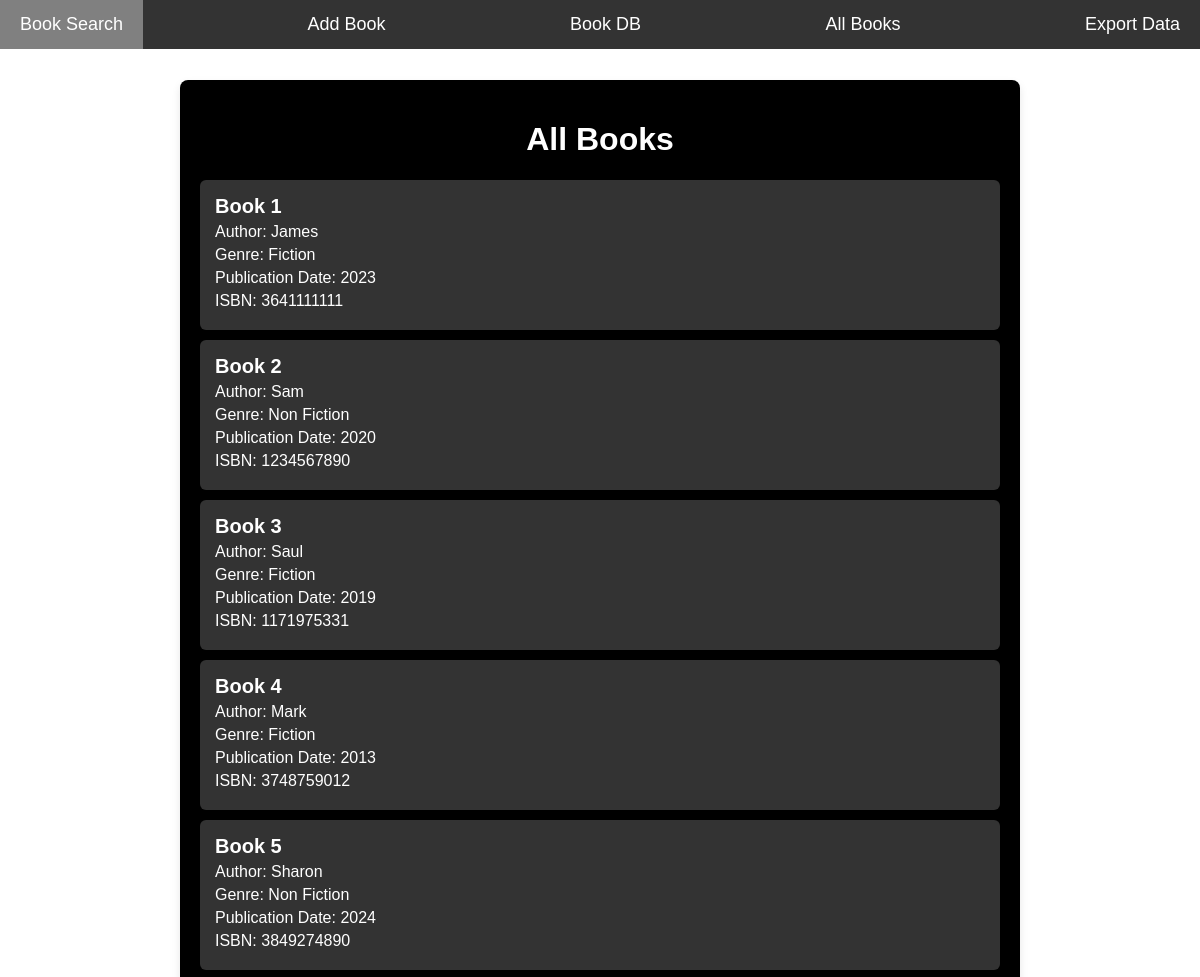
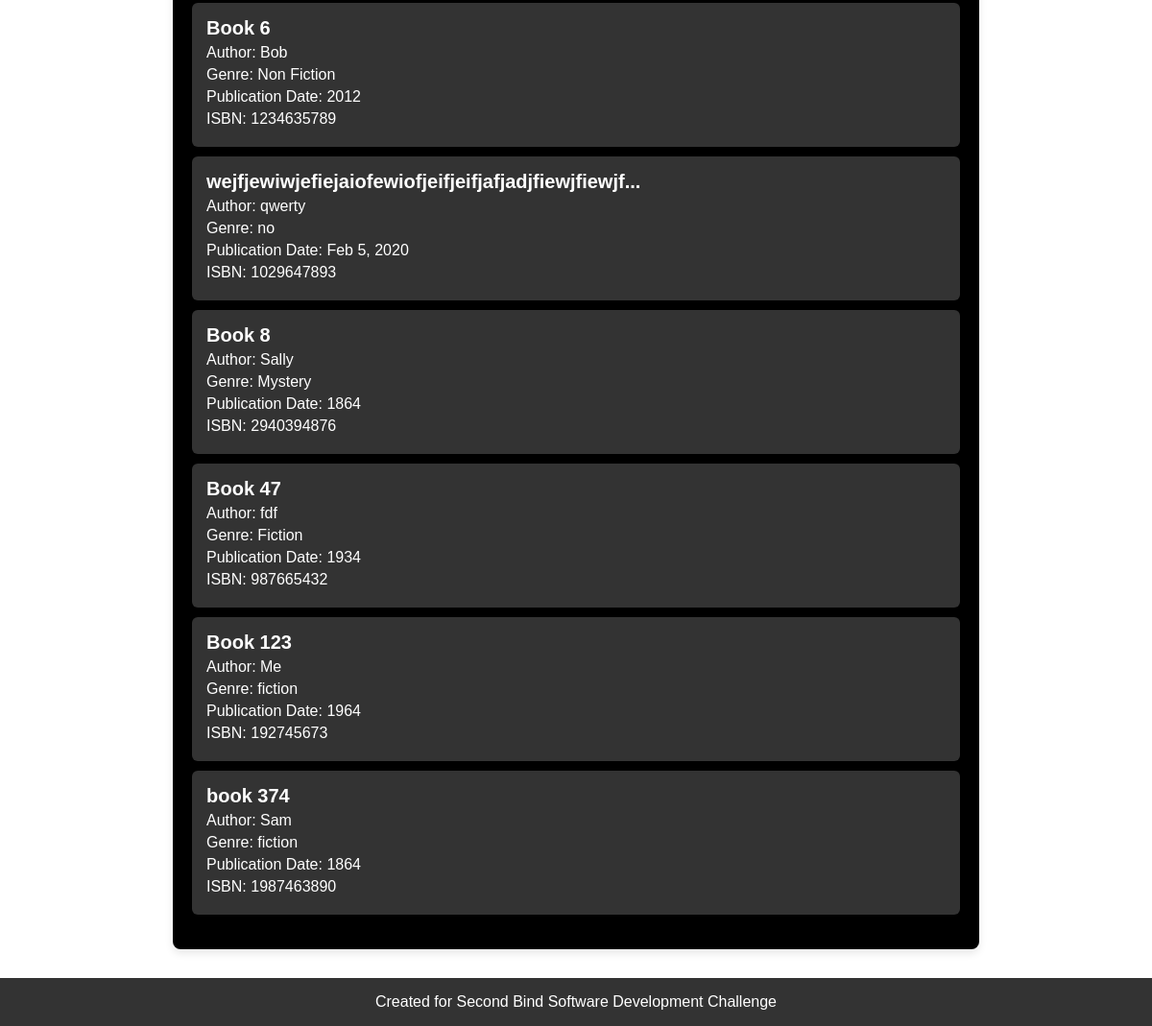
Page /list_books on the committed database (2 pictures, top to bottom).
### tables this page shows
CREATE TABLE "Inventory" (`ID` INTEGER PRIMARY KEY AUTOINCREMENT UNIQUE NOT NULL, `Title` TEXT NOT NULL, `Author` TEXT NOT NULL, `Genre` TEXT NOT NULL, `Publication Date` TEXT NOT NULL, `ISBN` INTEGER (10) UNIQUE NOT NULL);

### app.py (the view)
@app.route("/list_books")
def list_books():
    con = sqlite3.connect("books.db")
    cur = con.cursor()
    cur.execute("SELECT * FROM Inventory")
    result = cur.fetchall()
    con.close()
    return render_template("list_books.html", result=result)

### templates/list_books.html (shortened to what this page needs)
<!DOCTYPE html>
<html lang="en">
<head>
    <link rel="stylesheet" href="{{ url_for('static', filename='style.css') }}">
</head>
<body>
    <div class="navbar">
        <a href="{{ url_for('search_books') }}">Book Search</a>
        <a href="{{ url_for('add_book') }}">Add Book</a>
        <a href="{{ url_for('home') }}">Book DB</a>
        <a href="{{ url_for('list_books') }}">All Books</a>
        <a href="{{ url_for('export_data') }}">Export Data</a>
    </div>
    <div class="container">
        <h1>All Books</h1>
        <ul>
            {% for row in result %}
            <li>
                <h3>{{ row[1][:50] }}{% if row[1]|length > 50 %}...{% endif %}</h3>
                <p>Author: {{ row[2] }}</p>
                <p>Genre: {{ row[3] }}</p>
                <p>Publication Date: {{ row[4] }}</p>
                <p>ISBN: {{ row[5] }}</p>
            </li>
            {% endfor %}
        </ul>
    </div>
    <div class="footerSpace"></div>
    <footer>
        <p>Created for Second Bind Software Development Challenge</p>
    </footer>
</body>
</html>

### static/style.css (style rules this page uses)
html, body { height: 100%; font-family: 'Arial', sans-serif; margin: 0; padding: 0; background-image: url("https://collegeinfogeek.com/wp-content/uploads/2018/11/Essential-Books.jpg"); background-size: cover; background-position: center center; background-attachment: fixed; color: white; overflow: auto; }
.navbar { position: fixed; top: 0; width: 100%; display: flex; justify-content: space-between; align-items: center; background-color: #333; overflow: hidden; }
.navbar a { float: left; display: block; color: white; text-align: center; padding: 14px 20px; text-decoration: none; font-size: 18px; }
.container { padding: 20px; margin: 0 auto; max-width: 800px; background-color: black; box-shadow: 0 4px 8px rgba(0, 0, 0, 0.1); border-radius: 8px; margin-top: 80px; }
h1 { text-align: center; color: white; }
ul { list-style-type: none; padding: 0; }
ul li { background-color: #333; margin: 10px 0; padding: 15px; border-radius: 6px; box-shadow: 0 1px 3px rgba(0, 0, 0, 0.1); }
ul li h3 { margin: 0; font-size: 20px; color: white; }
ul li p { margin: 5px 0; color: #ffffff; }
.footerSpace { height: 80px; }
footer { width: 100%; background-color: #333; color: white; padding: 0px; text-align: center; justify-content: center; position: fixed; bottom: 0; }

### rows in the picture
Inventory: Title "Book 1", Author "James", Genre "Fiction", Publication Date "2023", ISBN "3641111111"
Inventory: Title "Book 2", Author "Sam", Genre "Non Fiction", Publication Date "2020", ISBN "1234567890"
Inventory: Title "Book 3", Author "Saul", Genre "Fiction", Publication Date "2019", ISBN "1171975331"
Inventory: Title "Book 4", Author "Mark", Genre "Fiction", Publication Date "2013", ISBN "3748759012"
Inventory: Title "Book 5", Author "Sharon", Genre "Non Fiction", Publication Date "2024", ISBN "3849274890"
Inventory: Title "Book 6", Author "Bob", Genre "Non Fiction", Publication Date "2012", ISBN "1234635789"
Inventory: Title "wejfjewiwjefiejaiofewiofjeifjeifjafjadjfiewjfiewjf", Author "qwerty", Genre "no", Publication Date "Feb 5, 2020", ISBN "1029647893"
Inventory: Title "Book 8", Author "Sally", Genre "Mystery", Publication Date "1864", ISBN "2940394876"
Inventory: Title "Book 47", Author "fdf", Genre "Fiction", Publication Date "1934", ISBN "987665432"
Inventory: Title "Book 123", Author "Me", Genre "fiction", Publication Date "1964", ISBN "192745673"
Inventory: Title "book 374", Author "Sam", Genre "fiction", Publication Date "1864", ISBN "1987463890"
